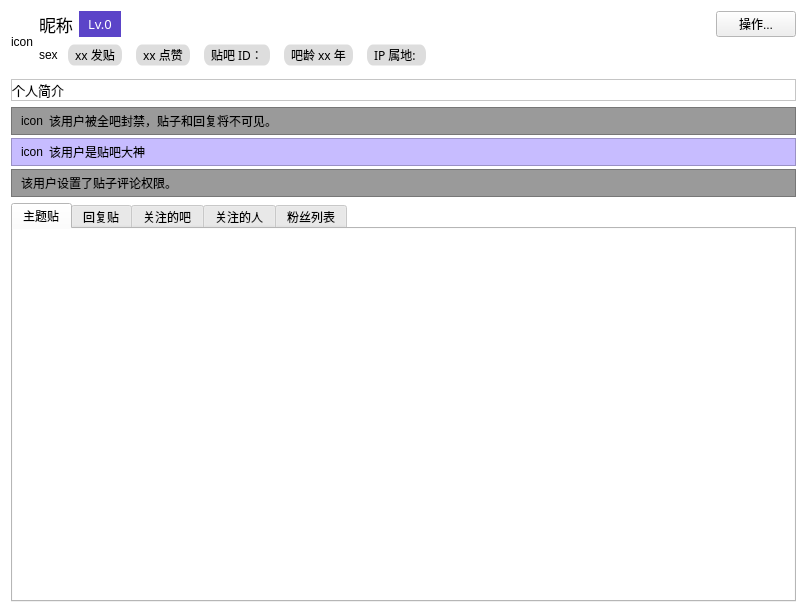
<?xml version="1.0" encoding="UTF-8"?>
<ui version="4.0">
 <class>Form</class>
 <widget class="QWidget" name="Form">
  <property name="geometry">
   <rect>
    <x>0</x>
    <y>0</y>
    <width>807</width>
    <height>613</height>
   </rect>
  </property>
  <property name="palette">
   <palette>
    <active>
     <colorrole role="Base">
      <brush brushstyle="SolidPattern">
       <color alpha="255">
        <red>255</red>
        <green>255</green>
        <blue>255</blue>
       </color>
      </brush>
     </colorrole>
     <colorrole role="Window">
      <brush brushstyle="SolidPattern">
       <color alpha="255">
        <red>255</red>
        <green>255</green>
        <blue>255</blue>
       </color>
      </brush>
     </colorrole>
    </active>
    <inactive>
     <colorrole role="Base">
      <brush brushstyle="SolidPattern">
       <color alpha="255">
        <red>255</red>
        <green>255</green>
        <blue>255</blue>
       </color>
      </brush>
     </colorrole>
     <colorrole role="Window">
      <brush brushstyle="SolidPattern">
       <color alpha="255">
        <red>255</red>
        <green>255</green>
        <blue>255</blue>
       </color>
      </brush>
     </colorrole>
    </inactive>
    <disabled>
     <colorrole role="Base">
      <brush brushstyle="SolidPattern">
       <color alpha="255">
        <red>255</red>
        <green>255</green>
        <blue>255</blue>
       </color>
      </brush>
     </colorrole>
     <colorrole role="Window">
      <brush brushstyle="SolidPattern">
       <color alpha="255">
        <red>255</red>
        <green>255</green>
        <blue>255</blue>
       </color>
      </brush>
     </colorrole>
    </disabled>
   </palette>
  </property>
  <property name="windowTitle">
   <string>用户信息</string>
  </property>
  <property name="styleSheet">
   <string notr="true">QWidget{font-family: &quot;微软雅黑&quot;;}
</string>
  </property>
  <layout class="QGridLayout" name="gridLayout_9" rowstretch="0,0,1">
   <item row="0" column="0">
    <widget class="QFrame" name="frame">
     <property name="frameShape">
      <enum>QFrame::NoFrame</enum>
     </property>
     <property name="frameShadow">
      <enum>QFrame::Raised</enum>
     </property>
     <layout class="QGridLayout" name="gridLayout" rowstretch="0,0,1">
      <property name="leftMargin">
       <number>0</number>
      </property>
      <property name="topMargin">
       <number>0</number>
      </property>
      <property name="rightMargin">
       <number>0</number>
      </property>
      <property name="bottomMargin">
       <number>0</number>
      </property>
      <item row="2" column="0" colspan="3">
       <widget class="QFrame" name="frame_6">
        <property name="frameShape">
         <enum>QFrame::StyledPanel</enum>
        </property>
        <property name="frameShadow">
         <enum>QFrame::Raised</enum>
        </property>
        <layout class="QHBoxLayout" name="horizontalLayout_2" stretch="1">
         <property name="leftMargin">
          <number>0</number>
         </property>
         <property name="topMargin">
          <number>0</number>
         </property>
         <property name="rightMargin">
          <number>0</number>
         </property>
         <property name="bottomMargin">
          <number>0</number>
         </property>
         <item>
          <widget class="QLabel" name="label_6">
           <property name="font">
            <font>
             <family>微软雅黑</family>
             <pointsize>10</pointsize>
            </font>
           </property>
           <property name="toolTip">
            <string>&lt;html&gt;&lt;head/&gt;&lt;body&gt;&lt;p&gt;个人简介&lt;/p&gt;&lt;/body&gt;&lt;/html&gt;</string>
           </property>
           <property name="text">
            <string>个人简介</string>
           </property>
           <property name="alignment">
            <set>Qt::AlignLeading|Qt::AlignLeft|Qt::AlignTop</set>
           </property>
           <property name="wordWrap">
            <bool>true</bool>
           </property>
           <property name="textInteractionFlags">
            <set>Qt::TextBrowserInteraction</set>
           </property>
          </widget>
         </item>
        </layout>
       </widget>
      </item>
      <item row="0" column="0" rowspan="2" colspan="2">
       <widget class="QLabel" name="label">
        <property name="text">
         <string>icon</string>
        </property>
        <property name="alignment">
         <set>Qt::AlignCenter</set>
        </property>
       </widget>
      </item>
      <item row="0" column="2">
       <layout class="QVBoxLayout" name="verticalLayout">
        <item>
         <layout class="QHBoxLayout" name="horizontalLayout">
          <item>
           <widget class="QLabel" name="label_2">
            <property name="font">
             <font>
              <family>微软雅黑</family>
              <pointsize>13</pointsize>
             </font>
            </property>
            <property name="text">
             <string>昵称</string>
            </property>
           </widget>
          </item>
          <item>
           <widget class="QLabel" name="label_9">
            <property name="minimumSize">
             <size>
              <width>42</width>
              <height>20</height>
             </size>
            </property>
            <property name="font">
             <font>
              <family>微软雅黑</family>
              <pointsize>10</pointsize>
             </font>
            </property>
            <property name="toolTip">
             <string>&lt;html&gt;&lt;head/&gt;&lt;body&gt;&lt;p&gt;贴吧成长等级&lt;/p&gt;&lt;/body&gt;&lt;/html&gt;</string>
            </property>
            <property name="styleSheet">
             <string notr="true">QLabel{
	background-color: rgb(91, 68, 200);
	color: rgb(255, 255, 255);
}
</string>
            </property>
            <property name="text">
             <string>Lv.0</string>
            </property>
            <property name="alignment">
             <set>Qt::AlignCenter</set>
            </property>
           </widget>
          </item>
          <item>
           <spacer name="horizontalSpacer_2">
            <property name="orientation">
             <enum>Qt::Horizontal</enum>
            </property>
            <property name="sizeHint" stdset="0">
             <size>
              <width>40</width>
              <height>20</height>
             </size>
            </property>
           </spacer>
          </item>
          <item>
           <widget class="QPushButton" name="pushButton">
            <property name="text">
             <string>操作...</string>
            </property>
           </widget>
          </item>
         </layout>
        </item>
        <item>
         <layout class="QHBoxLayout" name="horizontalLayout_4">
          <item>
           <widget class="QLabel" name="label_13">
            <property name="text">
             <string>sex</string>
            </property>
           </widget>
          </item>
          <item>
           <widget class="QLabel" name="label_14">
            <property name="font">
             <font>
              <family>微软雅黑</family>
              <pointsize>9</pointsize>
             </font>
            </property>
            <property name="styleSheet">
             <string notr="true">QLabel{
    background-color: rgb(221, 221, 221);
	border-style: radius;
	border-radius: 10px;
    border-width: 3px 8px;
	border-color: rgb(221, 221, 221);
}
</string>
            </property>
            <property name="text">
             <string>xx 发贴</string>
            </property>
            <property name="textInteractionFlags">
             <set>Qt::TextBrowserInteraction</set>
            </property>
           </widget>
          </item>
          <item>
           <widget class="QLabel" name="label_8">
            <property name="font">
             <font>
              <family>微软雅黑</family>
              <pointsize>9</pointsize>
             </font>
            </property>
            <property name="styleSheet">
             <string notr="true">QLabel{
    background-color: rgb(221, 221, 221);
	border-style: radius;
	border-radius: 10px;
    border-width: 3px 8px;
	border-color: rgb(221, 221, 221);
}
</string>
            </property>
            <property name="text">
             <string>xx 点赞</string>
            </property>
            <property name="textInteractionFlags">
             <set>Qt::TextBrowserInteraction</set>
            </property>
           </widget>
          </item>
          <item>
           <widget class="QLabel" name="label_3">
            <property name="font">
             <font>
              <family>微软雅黑</family>
              <pointsize>9</pointsize>
             </font>
            </property>
            <property name="styleSheet">
             <string notr="true">QLabel{
    background-color: rgb(221, 221, 221);
	border-style: radius;
	border-radius: 10px;
    border-width: 3px 8px;
	border-color: rgb(221, 221, 221);
}
</string>
            </property>
            <property name="text">
             <string>贴吧 ID：</string>
            </property>
            <property name="textInteractionFlags">
             <set>Qt::TextBrowserInteraction</set>
            </property>
           </widget>
          </item>
          <item>
           <widget class="QLabel" name="label_4">
            <property name="font">
             <font>
              <family>微软雅黑</family>
              <pointsize>9</pointsize>
             </font>
            </property>
            <property name="styleSheet">
             <string notr="true">QLabel{
    background-color: rgb(221, 221, 221);
	border-style: radius;
	border-radius: 10px;
    border-width: 3px 8px;
	border-color: rgb(221, 221, 221);
}
</string>
            </property>
            <property name="text">
             <string>吧龄 xx 年</string>
            </property>
            <property name="textInteractionFlags">
             <set>Qt::TextBrowserInteraction</set>
            </property>
           </widget>
          </item>
          <item>
           <widget class="QLabel" name="label_5">
            <property name="font">
             <font>
              <family>微软雅黑</family>
              <pointsize>9</pointsize>
             </font>
            </property>
            <property name="styleSheet">
             <string notr="true">QLabel{
    background-color: rgb(221, 221, 221);
	border-style: radius;
	border-radius: 10px;
    border-width: 3px 8px;
	border-color: rgb(221, 221, 221);
}
</string>
            </property>
            <property name="text">
             <string>IP 属地: </string>
            </property>
            <property name="textInteractionFlags">
             <set>Qt::TextBrowserInteraction</set>
            </property>
           </widget>
          </item>
          <item>
           <spacer name="horizontalSpacer_3">
            <property name="orientation">
             <enum>Qt::Horizontal</enum>
            </property>
            <property name="sizeHint" stdset="0">
             <size>
              <width>40</width>
              <height>20</height>
             </size>
            </property>
           </spacer>
          </item>
         </layout>
        </item>
       </layout>
      </item>
     </layout>
    </widget>
   </item>
   <item row="2" column="0">
    <widget class="QTabWidget" name="tabWidget">
     <property name="currentIndex">
      <number>0</number>
     </property>
     <widget class="QWidget" name="tab_4">
      <attribute name="title">
       <string>主题贴</string>
      </attribute>
      <layout class="QGridLayout" name="gridLayout_7">
       <property name="leftMargin">
        <number>0</number>
       </property>
       <property name="topMargin">
        <number>0</number>
       </property>
       <property name="rightMargin">
        <number>0</number>
       </property>
       <property name="bottomMargin">
        <number>0</number>
       </property>
       <item row="0" column="0">
        <widget class="QListWidget" name="listWidget_4">
         <property name="frameShape">
          <enum>QFrame::NoFrame</enum>
         </property>
         <property name="sizeAdjustPolicy">
          <enum>QAbstractScrollArea::AdjustToContents</enum>
         </property>
         <property name="verticalScrollMode">
          <enum>QAbstractItemView::ScrollPerPixel</enum>
         </property>
         <property name="horizontalScrollMode">
          <enum>QAbstractItemView::ScrollPerPixel</enum>
         </property>
        </widget>
       </item>
      </layout>
     </widget>
     <widget class="QWidget" name="tab_3">
      <attribute name="title">
       <string>回复贴</string>
      </attribute>
      <layout class="QGridLayout" name="gridLayout_4">
       <property name="leftMargin">
        <number>0</number>
       </property>
       <property name="topMargin">
        <number>0</number>
       </property>
       <property name="rightMargin">
        <number>0</number>
       </property>
       <property name="bottomMargin">
        <number>0</number>
       </property>
       <item row="0" column="0">
        <widget class="QListWidget" name="listWidget_2">
         <property name="frameShape">
          <enum>QFrame::NoFrame</enum>
         </property>
         <property name="sizeAdjustPolicy">
          <enum>QAbstractScrollArea::AdjustToContents</enum>
         </property>
         <property name="verticalScrollMode">
          <enum>QAbstractItemView::ScrollPerPixel</enum>
         </property>
         <property name="horizontalScrollMode">
          <enum>QAbstractItemView::ScrollPerPixel</enum>
         </property>
        </widget>
       </item>
      </layout>
     </widget>
     <widget class="QWidget" name="tab">
      <attribute name="title">
       <string>关注的吧</string>
      </attribute>
      <layout class="QGridLayout" name="gridLayout_3">
       <property name="leftMargin">
        <number>0</number>
       </property>
       <property name="topMargin">
        <number>0</number>
       </property>
       <property name="rightMargin">
        <number>0</number>
       </property>
       <property name="bottomMargin">
        <number>0</number>
       </property>
       <item row="1" column="0" colspan="2">
        <widget class="QListWidget" name="listWidget">
         <property name="frameShape">
          <enum>QFrame::NoFrame</enum>
         </property>
         <property name="sizeAdjustPolicy">
          <enum>QAbstractScrollArea::AdjustToContents</enum>
         </property>
         <property name="verticalScrollMode">
          <enum>QAbstractItemView::ScrollPerPixel</enum>
         </property>
         <property name="horizontalScrollMode">
          <enum>QAbstractItemView::ScrollPerPixel</enum>
         </property>
        </widget>
       </item>
       <item row="0" column="0" colspan="2">
        <widget class="QFrame" name="frame_4">
         <property name="styleSheet">
          <string notr="true">QFrame{
	background-color: rgb(154, 154, 154);
}</string>
         </property>
         <property name="frameShape">
          <enum>QFrame::StyledPanel</enum>
         </property>
         <property name="frameShadow">
          <enum>QFrame::Raised</enum>
         </property>
         <layout class="QGridLayout" name="gridLayout_6" columnstretch="0">
          <property name="topMargin">
           <number>4</number>
          </property>
          <property name="bottomMargin">
           <number>4</number>
          </property>
          <item row="0" column="0">
           <widget class="QLabel" name="label_15">
            <property name="text">
             <string>该用户设置了关注吧的可见范围。</string>
            </property>
           </widget>
          </item>
         </layout>
        </widget>
       </item>
      </layout>
     </widget>
     <widget class="QWidget" name="tab_2">
      <attribute name="title">
       <string>关注的人</string>
      </attribute>
      <layout class="QGridLayout" name="gridLayout_10">
       <property name="leftMargin">
        <number>0</number>
       </property>
       <property name="topMargin">
        <number>0</number>
       </property>
       <property name="rightMargin">
        <number>0</number>
       </property>
       <property name="bottomMargin">
        <number>0</number>
       </property>
       <item row="0" column="0">
        <widget class="QListWidget" name="listWidget_3">
         <property name="frameShape">
          <enum>QFrame::NoFrame</enum>
         </property>
         <property name="sizeAdjustPolicy">
          <enum>QAbstractScrollArea::AdjustToContents</enum>
         </property>
         <property name="verticalScrollMode">
          <enum>QAbstractItemView::ScrollPerPixel</enum>
         </property>
         <property name="horizontalScrollMode">
          <enum>QAbstractItemView::ScrollPerPixel</enum>
         </property>
        </widget>
       </item>
      </layout>
     </widget>
     <widget class="QWidget" name="tab_5">
      <attribute name="title">
       <string>粉丝列表</string>
      </attribute>
      <layout class="QGridLayout" name="gridLayout_11">
       <property name="leftMargin">
        <number>0</number>
       </property>
       <property name="topMargin">
        <number>0</number>
       </property>
       <property name="rightMargin">
        <number>0</number>
       </property>
       <property name="bottomMargin">
        <number>0</number>
       </property>
       <item row="0" column="0">
        <widget class="QListWidget" name="listWidget_5">
         <property name="frameShape">
          <enum>QFrame::NoFrame</enum>
         </property>
         <property name="sizeAdjustPolicy">
          <enum>QAbstractScrollArea::AdjustToContents</enum>
         </property>
         <property name="verticalScrollMode">
          <enum>QAbstractItemView::ScrollPerPixel</enum>
         </property>
         <property name="horizontalScrollMode">
          <enum>QAbstractItemView::ScrollPerPixel</enum>
         </property>
        </widget>
       </item>
      </layout>
     </widget>
    </widget>
   </item>
   <item row="1" column="0">
    <widget class="QFrame" name="frame_8">
     <layout class="QVBoxLayout" name="verticalLayout_2">
      <property name="spacing">
       <number>3</number>
      </property>
      <property name="leftMargin">
       <number>0</number>
      </property>
      <property name="topMargin">
       <number>0</number>
      </property>
      <property name="rightMargin">
       <number>0</number>
      </property>
      <property name="bottomMargin">
       <number>0</number>
      </property>
      <item>
       <widget class="QFrame" name="frame_3">
        <property name="styleSheet">
         <string notr="true">QFrame{
	background-color: rgb(154, 154, 154);
}</string>
        </property>
        <property name="frameShape">
         <enum>QFrame::StyledPanel</enum>
        </property>
        <property name="frameShadow">
         <enum>QFrame::Raised</enum>
        </property>
        <layout class="QGridLayout" name="gridLayout_5" columnstretch="0,1">
         <property name="topMargin">
          <number>4</number>
         </property>
         <property name="bottomMargin">
          <number>4</number>
         </property>
         <item row="0" column="0">
          <widget class="QLabel" name="label_11">
           <property name="text">
            <string>icon</string>
           </property>
          </widget>
         </item>
         <item row="0" column="1">
          <widget class="QLabel" name="label_12">
           <property name="text">
            <string>该用户被全吧封禁，贴子和回复将不可见。</string>
           </property>
          </widget>
         </item>
        </layout>
       </widget>
      </item>
      <item>
       <widget class="QFrame" name="frame_2">
        <property name="styleSheet">
         <string notr="true">QFrame{
	background-color: rgb(199, 188, 255);
}</string>
        </property>
        <property name="frameShape">
         <enum>QFrame::StyledPanel</enum>
        </property>
        <property name="frameShadow">
         <enum>QFrame::Raised</enum>
        </property>
        <layout class="QGridLayout" name="gridLayout_2" columnstretch="0,1">
         <property name="topMargin">
          <number>4</number>
         </property>
         <property name="bottomMargin">
          <number>4</number>
         </property>
         <item row="0" column="0">
          <widget class="QLabel" name="label_7">
           <property name="text">
            <string>icon</string>
           </property>
          </widget>
         </item>
         <item row="0" column="1">
          <widget class="QLabel" name="label_10">
           <property name="text">
            <string>该用户是贴吧大神</string>
           </property>
          </widget>
         </item>
        </layout>
       </widget>
      </item>
      <item>
       <widget class="QFrame" name="frame_5">
        <property name="styleSheet">
         <string notr="true">QFrame{
	background-color: rgb(154, 154, 154);
}</string>
        </property>
        <property name="frameShape">
         <enum>QFrame::StyledPanel</enum>
        </property>
        <property name="frameShadow">
         <enum>QFrame::Raised</enum>
        </property>
        <layout class="QGridLayout" name="gridLayout_8" columnstretch="0">
         <property name="topMargin">
          <number>4</number>
         </property>
         <property name="bottomMargin">
          <number>4</number>
         </property>
         <item row="0" column="0">
          <widget class="QLabel" name="label_16">
           <property name="text">
            <string>该用户设置了贴子评论权限。</string>
           </property>
          </widget>
         </item>
        </layout>
       </widget>
      </item>
     </layout>
    </widget>
   </item>
  </layout>
 </widget>
 <resources/>
 <connections/>
</ui>
